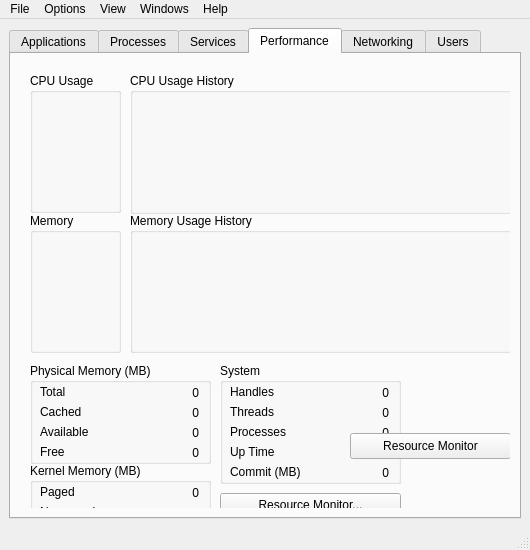
<?xml version="1.0" encoding="UTF-8"?>
<ui version="4.0">
 <class>Win7TaskManagerMainWindow</class>
 <widget class="QMainWindow" name="Win7TaskManagerMainWindow">
  <property name="geometry">
   <rect>
    <x>0</x>
    <y>0</y>
    <width>530</width>
    <height>550</height>
   </rect>
  </property>
  <property name="sizePolicy">
   <sizepolicy hsizetype="Fixed" vsizetype="Fixed">
    <horstretch>0</horstretch>
    <verstretch>0</verstretch>
   </sizepolicy>
  </property>
  <property name="minimumSize">
   <size>
    <width>530</width>
    <height>550</height>
   </size>
  </property>
  <property name="maximumSize">
   <size>
    <width>530</width>
    <height>550</height>
   </size>
  </property>
  <property name="windowTitle">
   <string>MainWindow</string>
  </property>
  <widget class="QWidget" name="centralwidget">
   <layout class="QVBoxLayout" name="verticalLayout_2">
    <item>
     <widget class="QTabWidget" name="task_manager_tab_widget">
      <property name="styleSheet">
       <string notr="true"/>
      </property>
      <property name="currentIndex">
       <number>3</number>
      </property>
      <widget class="QWidget" name="applications_tab">
       <attribute name="title">
        <string>Applications</string>
       </attribute>
       <widget class="QTableWidget" name="app_t_task_list_table">
        <property name="geometry">
         <rect>
          <x>0</x>
          <y>0</y>
          <width>510</width>
          <height>441</height>
         </rect>
        </property>
        <column>
         <property name="text">
          <string>Task</string>
         </property>
        </column>
        <column>
         <property name="text">
          <string>Status</string>
         </property>
        </column>
       </widget>
       <widget class="QPushButton" name="app_t_new_task_button">
        <property name="geometry">
         <rect>
          <x>400</x>
          <y>450</y>
          <width>111</width>
          <height>24</height>
         </rect>
        </property>
        <property name="text">
         <string>New Task...</string>
        </property>
       </widget>
       <widget class="QPushButton" name="app_t_switch_to_button">
        <property name="geometry">
         <rect>
          <x>280</x>
          <y>450</y>
          <width>111</width>
          <height>24</height>
         </rect>
        </property>
        <property name="text">
         <string>Switch To</string>
        </property>
       </widget>
       <widget class="QPushButton" name="app_t_end_task_button">
        <property name="geometry">
         <rect>
          <x>160</x>
          <y>450</y>
          <width>111</width>
          <height>24</height>
         </rect>
        </property>
        <property name="text">
         <string>End Task</string>
        </property>
       </widget>
      </widget>
      <widget class="QWidget" name="processes_tab">
       <attribute name="title">
        <string>Processes</string>
       </attribute>
       <widget class="QTableWidget" name="proc_t_proc_list_table">
        <property name="geometry">
         <rect>
          <x>0</x>
          <y>0</y>
          <width>510</width>
          <height>441</height>
         </rect>
        </property>
        <property name="selectionBehavior">
         <enum>QAbstractItemView::SelectRows</enum>
        </property>
        <column>
         <property name="text">
          <string>Image Name</string>
         </property>
        </column>
        <column>
         <property name="text">
          <string>PID</string>
         </property>
        </column>
        <column>
         <property name="text">
          <string>Username</string>
         </property>
        </column>
        <column>
         <property name="text">
          <string>CPU</string>
         </property>
        </column>
        <column>
         <property name="text">
          <string>Memory (MB)</string>
         </property>
        </column>
        <column>
         <property name="text">
          <string>Description</string>
         </property>
        </column>
       </widget>
       <widget class="QPushButton" name="proc_t_end_process_button">
        <property name="geometry">
         <rect>
          <x>400</x>
          <y>450</y>
          <width>111</width>
          <height>24</height>
         </rect>
        </property>
        <property name="text">
         <string>End Process</string>
        </property>
       </widget>
      </widget>
      <widget class="QWidget" name="services_tab">
       <attribute name="title">
        <string>Services</string>
       </attribute>
       <widget class="QTableWidget" name="svc_t_services_list_table">
        <property name="geometry">
         <rect>
          <x>0</x>
          <y>0</y>
          <width>510</width>
          <height>441</height>
         </rect>
        </property>
        <column>
         <property name="text">
          <string>Name</string>
         </property>
        </column>
        <column>
         <property name="text">
          <string>PID</string>
         </property>
        </column>
        <column>
         <property name="text">
          <string>Description</string>
         </property>
        </column>
        <column>
         <property name="text">
          <string>Status</string>
         </property>
        </column>
       </widget>
       <widget class="QPushButton" name="svc_t_services_button">
        <property name="geometry">
         <rect>
          <x>390</x>
          <y>450</y>
          <width>120</width>
          <height>24</height>
         </rect>
        </property>
        <property name="text">
         <string>Services</string>
        </property>
       </widget>
      </widget>
      <widget class="QWidget" name="performance_tab">
       <attribute name="title">
        <string>Performance</string>
       </attribute>
       <layout class="QVBoxLayout" name="verticalLayout_3">
        <item>
         <widget class="QWidget" name="perf_widget" native="true">
          <widget class="QGroupBox" name="perf_cpu_usage">
           <property name="geometry">
            <rect>
             <x>10</x>
             <y>10</y>
             <width>91</width>
             <height>140</height>
            </rect>
           </property>
           <property name="title">
            <string>CPU Usage</string>
           </property>
          </widget>
          <widget class="QGroupBox" name="perf_cpu_usage_history">
           <property name="geometry">
            <rect>
             <x>110</x>
             <y>10</y>
             <width>391</width>
             <height>141</height>
            </rect>
           </property>
           <property name="title">
            <string>CPU Usage History</string>
           </property>
           <layout class="QHBoxLayout" name="horizontalLayout"/>
          </widget>
          <widget class="QGroupBox" name="perf_mem_usage_history">
           <property name="geometry">
            <rect>
             <x>110</x>
             <y>150</y>
             <width>390</width>
             <height>140</height>
            </rect>
           </property>
           <property name="title">
            <string>Memory Usage History</string>
           </property>
          </widget>
          <widget class="QGroupBox" name="perf_physical_mem">
           <property name="geometry">
            <rect>
             <x>10</x>
             <y>300</y>
             <width>181</width>
             <height>101</height>
            </rect>
           </property>
           <property name="title">
            <string>Physical Memory (MB)</string>
           </property>
           <widget class="QLabel" name="perf_physical_mem_total_label">
            <property name="geometry">
             <rect>
              <x>10</x>
              <y>20</y>
              <width>49</width>
              <height>17</height>
             </rect>
            </property>
            <property name="text">
             <string>Total</string>
            </property>
           </widget>
           <widget class="QLabel" name="perf_physical_mem_total_value">
            <property name="geometry">
             <rect>
              <x>78</x>
              <y>20</y>
              <width>91</width>
              <height>20</height>
             </rect>
            </property>
            <property name="text">
             <string>0</string>
            </property>
            <property name="alignment">
             <set>Qt::AlignRight|Qt::AlignTrailing|Qt::AlignVCenter</set>
            </property>
           </widget>
           <widget class="QLabel" name="perf_physical_mem_cached_label">
            <property name="geometry">
             <rect>
              <x>10</x>
              <y>40</y>
              <width>49</width>
              <height>17</height>
             </rect>
            </property>
            <property name="text">
             <string>Cached</string>
            </property>
           </widget>
           <widget class="QLabel" name="perf_physical_mem_cached_value">
            <property name="geometry">
             <rect>
              <x>78</x>
              <y>40</y>
              <width>91</width>
              <height>20</height>
             </rect>
            </property>
            <property name="text">
             <string>0</string>
            </property>
            <property name="alignment">
             <set>Qt::AlignRight|Qt::AlignTrailing|Qt::AlignVCenter</set>
            </property>
           </widget>
           <widget class="QLabel" name="perf_physical_mem_available_value">
            <property name="geometry">
             <rect>
              <x>78</x>
              <y>60</y>
              <width>91</width>
              <height>20</height>
             </rect>
            </property>
            <property name="text">
             <string>0</string>
            </property>
            <property name="alignment">
             <set>Qt::AlignRight|Qt::AlignTrailing|Qt::AlignVCenter</set>
            </property>
           </widget>
           <widget class="QLabel" name="perf_physical_mem_available_label">
            <property name="geometry">
             <rect>
              <x>10</x>
              <y>60</y>
              <width>49</width>
              <height>17</height>
             </rect>
            </property>
            <property name="text">
             <string>Available</string>
            </property>
           </widget>
           <widget class="QLabel" name="perf_physical_mem_free_value">
            <property name="geometry">
             <rect>
              <x>78</x>
              <y>80</y>
              <width>91</width>
              <height>20</height>
             </rect>
            </property>
            <property name="text">
             <string>0</string>
            </property>
            <property name="alignment">
             <set>Qt::AlignRight|Qt::AlignTrailing|Qt::AlignVCenter</set>
            </property>
           </widget>
           <widget class="QLabel" name="perf_physical_mem_free_label">
            <property name="geometry">
             <rect>
              <x>10</x>
              <y>80</y>
              <width>49</width>
              <height>17</height>
             </rect>
            </property>
            <property name="text">
             <string>Free</string>
            </property>
           </widget>
          </widget>
          <widget class="QGroupBox" name="perf_system">
           <property name="geometry">
            <rect>
             <x>200</x>
             <y>300</y>
             <width>181</width>
             <height>121</height>
            </rect>
           </property>
           <property name="title">
            <string>System</string>
           </property>
           <widget class="QLabel" name="perf_system_handles_value">
            <property name="geometry">
             <rect>
              <x>78</x>
              <y>20</y>
              <width>91</width>
              <height>20</height>
             </rect>
            </property>
            <property name="text">
             <string>0</string>
            </property>
            <property name="alignment">
             <set>Qt::AlignRight|Qt::AlignTrailing|Qt::AlignVCenter</set>
            </property>
           </widget>
           <widget class="QLabel" name="perf_system_handles_label">
            <property name="geometry">
             <rect>
              <x>10</x>
              <y>20</y>
              <width>49</width>
              <height>17</height>
             </rect>
            </property>
            <property name="text">
             <string>Handles</string>
            </property>
           </widget>
           <widget class="QLabel" name="perf_system_threads_value">
            <property name="geometry">
             <rect>
              <x>78</x>
              <y>40</y>
              <width>91</width>
              <height>20</height>
             </rect>
            </property>
            <property name="text">
             <string>0</string>
            </property>
            <property name="alignment">
             <set>Qt::AlignRight|Qt::AlignTrailing|Qt::AlignVCenter</set>
            </property>
           </widget>
           <widget class="QLabel" name="perf_system_threads_label">
            <property name="geometry">
             <rect>
              <x>10</x>
              <y>40</y>
              <width>61</width>
              <height>17</height>
             </rect>
            </property>
            <property name="text">
             <string>Threads</string>
            </property>
           </widget>
           <widget class="QLabel" name="perf_system_processes_value">
            <property name="geometry">
             <rect>
              <x>78</x>
              <y>60</y>
              <width>91</width>
              <height>20</height>
             </rect>
            </property>
            <property name="text">
             <string>0</string>
            </property>
            <property name="alignment">
             <set>Qt::AlignRight|Qt::AlignTrailing|Qt::AlignVCenter</set>
            </property>
           </widget>
           <widget class="QLabel" name="perf_system_processes_label">
            <property name="geometry">
             <rect>
              <x>10</x>
              <y>60</y>
              <width>61</width>
              <height>17</height>
             </rect>
            </property>
            <property name="text">
             <string>Processes</string>
            </property>
           </widget>
           <widget class="QLabel" name="perf_system_up_time_value">
            <property name="geometry">
             <rect>
              <x>78</x>
              <y>80</y>
              <width>91</width>
              <height>20</height>
             </rect>
            </property>
            <property name="text">
             <string>0</string>
            </property>
            <property name="alignment">
             <set>Qt::AlignRight|Qt::AlignTrailing|Qt::AlignVCenter</set>
            </property>
           </widget>
           <widget class="QLabel" name="perf_system_up_time_label">
            <property name="geometry">
             <rect>
              <x>10</x>
              <y>80</y>
              <width>49</width>
              <height>17</height>
             </rect>
            </property>
            <property name="text">
             <string>Up Time</string>
            </property>
           </widget>
           <widget class="QLabel" name="perf_system_commit_value">
            <property name="geometry">
             <rect>
              <x>98</x>
              <y>100</y>
              <width>71</width>
              <height>20</height>
             </rect>
            </property>
            <property name="text">
             <string>0</string>
            </property>
            <property name="alignment">
             <set>Qt::AlignRight|Qt::AlignTrailing|Qt::AlignVCenter</set>
            </property>
           </widget>
           <widget class="QLabel" name="perf_system_commit_label">
            <property name="geometry">
             <rect>
              <x>10</x>
              <y>100</y>
              <width>81</width>
              <height>17</height>
             </rect>
            </property>
            <property name="text">
             <string>Commit (MB)</string>
            </property>
           </widget>
          </widget>
          <widget class="QGroupBox" name="perf_kernel_memory">
           <property name="geometry">
            <rect>
             <x>10</x>
             <y>400</y>
             <width>181</width>
             <height>61</height>
            </rect>
           </property>
           <property name="title">
            <string>Kernel Memory (MB)</string>
           </property>
           <widget class="QLabel" name="perf_kernel_mem_paged_value">
            <property name="geometry">
             <rect>
              <x>78</x>
              <y>20</y>
              <width>91</width>
              <height>20</height>
             </rect>
            </property>
            <property name="text">
             <string>0</string>
            </property>
            <property name="alignment">
             <set>Qt::AlignRight|Qt::AlignTrailing|Qt::AlignVCenter</set>
            </property>
           </widget>
           <widget class="QLabel" name="perf_kernel_mem_paged_label">
            <property name="geometry">
             <rect>
              <x>10</x>
              <y>20</y>
              <width>49</width>
              <height>17</height>
             </rect>
            </property>
            <property name="text">
             <string>Paged</string>
            </property>
           </widget>
           <widget class="QLabel" name="perf_kernel_mem_non_paged_value">
            <property name="geometry">
             <rect>
              <x>78</x>
              <y>40</y>
              <width>91</width>
              <height>20</height>
             </rect>
            </property>
            <property name="text">
             <string>0</string>
            </property>
            <property name="alignment">
             <set>Qt::AlignRight|Qt::AlignTrailing|Qt::AlignVCenter</set>
            </property>
           </widget>
           <widget class="QLabel" name="perf_kernel_mem_non_paged_label">
            <property name="geometry">
             <rect>
              <x>10</x>
              <y>40</y>
              <width>61</width>
              <height>17</height>
             </rect>
            </property>
            <property name="text">
             <string>Nonpaged</string>
            </property>
           </widget>
          </widget>
          <widget class="QGroupBox" name="perf_mem_usage">
           <property name="geometry">
            <rect>
             <x>10</x>
             <y>150</y>
             <width>91</width>
             <height>140</height>
            </rect>
           </property>
           <property name="title">
            <string>Memory</string>
           </property>
          </widget>
          <widget class="QPushButton" name="perf_resource_monitor_button">
           <property name="geometry">
            <rect>
             <x>200</x>
             <y>430</y>
             <width>181</width>
             <height>24</height>
            </rect>
           </property>
           <property name="styleSheet">
            <string notr="true">QPushButton {
	qproperty-icon: url(&quot;/home/test/Documents/Classic Windows Task Manager/resources/uac256.png&quot;);
}</string>
           </property>
           <property name="text">
            <string>Resource Monitor...</string>
           </property>
           <property name="icon">
            <iconset>
             <normaloff>../resources/app_icons/uac256.png</normaloff>../resources/app_icons/uac256.png</iconset>
           </property>
          </widget>
          <widget class="QToolButton" name="toolButton">
           <property name="geometry">
            <rect>
             <x>330</x>
             <y>370</y>
             <width>161</width>
             <height>26</height>
            </rect>
           </property>
           <property name="text">
            <string>Resource Monitor</string>
           </property>
           <property name="icon">
            <iconset>
             <normaloff>../resources/app_icons/uac256.png</normaloff>../resources/app_icons/uac256.png</iconset>
           </property>
           <property name="toolButtonStyle">
            <enum>Qt::ToolButtonTextBesideIcon</enum>
           </property>
           <property name="arrowType">
            <enum>Qt::NoArrow</enum>
           </property>
          </widget>
         </widget>
        </item>
       </layout>
      </widget>
      <widget class="QWidget" name="networking_tab">
       <attribute name="title">
        <string>Networking</string>
       </attribute>
       <widget class="QTableWidget" name="net_t_network_list_table">
        <property name="geometry">
         <rect>
          <x>0</x>
          <y>350</y>
          <width>510</width>
          <height>121</height>
         </rect>
        </property>
        <column>
         <property name="text">
          <string>Adapter Name</string>
         </property>
        </column>
        <column>
         <property name="text">
          <string>Network Utilization</string>
         </property>
        </column>
        <column>
         <property name="text">
          <string>Link Speed</string>
         </property>
        </column>
        <column>
         <property name="text">
          <string>State</string>
         </property>
        </column>
       </widget>
       <widget class="QWidget" name="verticalLayoutWidget">
        <property name="geometry">
         <rect>
          <x>0</x>
          <y>0</y>
          <width>511</width>
          <height>341</height>
         </rect>
        </property>
        <layout class="QVBoxLayout" name="net_t_vbox_layout"/>
       </widget>
      </widget>
      <widget class="QWidget" name="users_tab">
       <attribute name="title">
        <string>Users</string>
       </attribute>
       <widget class="QTableWidget" name="users_t_users_list_table">
        <property name="geometry">
         <rect>
          <x>0</x>
          <y>0</y>
          <width>510</width>
          <height>441</height>
         </rect>
        </property>
        <column>
         <property name="text">
          <string>User</string>
         </property>
        </column>
        <column>
         <property name="text">
          <string>ID</string>
         </property>
        </column>
        <column>
         <property name="text">
          <string>Status</string>
         </property>
        </column>
        <column>
         <property name="text">
          <string>Client Name</string>
         </property>
        </column>
        <column>
         <property name="text">
          <string>Session</string>
         </property>
        </column>
       </widget>
       <widget class="QPushButton" name="users_t_send_message_button">
        <property name="geometry">
         <rect>
          <x>400</x>
          <y>450</y>
          <width>111</width>
          <height>24</height>
         </rect>
        </property>
        <property name="text">
         <string>Send Message...</string>
        </property>
       </widget>
       <widget class="QPushButton" name="users_t_logoff_button">
        <property name="geometry">
         <rect>
          <x>280</x>
          <y>450</y>
          <width>111</width>
          <height>24</height>
         </rect>
        </property>
        <property name="text">
         <string>Logoff</string>
        </property>
       </widget>
       <widget class="QPushButton" name="users_t_disconnect_button">
        <property name="geometry">
         <rect>
          <x>160</x>
          <y>450</y>
          <width>111</width>
          <height>24</height>
         </rect>
        </property>
        <property name="text">
         <string>Disconnect</string>
        </property>
       </widget>
      </widget>
     </widget>
    </item>
   </layout>
  </widget>
  <widget class="QMenuBar" name="menubar">
   <property name="geometry">
    <rect>
     <x>0</x>
     <y>0</y>
     <width>530</width>
     <height>22</height>
    </rect>
   </property>
   <widget class="QMenu" name="task_manager_file_menu">
    <property name="title">
     <string>File</string>
    </property>
    <addaction name="separator"/>
    <addaction name="tm_file_menu_new_task_run"/>
    <addaction name="separator"/>
    <addaction name="tm_file_menu_exit_task_manager"/>
   </widget>
   <widget class="QMenu" name="task_manager_options_menu">
    <property name="title">
     <string>Options</string>
    </property>
    <addaction name="tm_options_menu_always_on_top"/>
    <addaction name="tm_options_menu_minimize_on_use"/>
    <addaction name="tm_options_menu_hide_when_minimized"/>
    <addaction name="separator"/>
    <addaction name="tm_options_menu_show_scale"/>
    <addaction name="tm_options_menu_show_full_account_name"/>
   </widget>
   <widget class="QMenu" name="task_manager_view_menu">
    <property name="title">
     <string>View</string>
    </property>
    <widget class="QMenu" name="tm_view_menu_menu_update_speed">
     <property name="title">
      <string>Update Speed</string>
     </property>
     <addaction name="tm_view_menu_us_menu_high"/>
     <addaction name="tm_view_menu_us_menu_normal"/>
     <addaction name="tm_view_menu_us_menu_low"/>
     <addaction name="tm_view_menu_us_menu_paused"/>
    </widget>
    <widget class="QMenu" name="tm_view_menu_menu_cpu_history">
     <property name="title">
      <string>CPU History</string>
     </property>
     <addaction name="tm_view_menu_cpu_one_graph_all_cpus"/>
     <addaction name="tm_view_menu_cpu_one_graph_per_cpu"/>
    </widget>
    <widget class="QMenu" name="tm_view_menu_network_adapter_history">
     <property name="title">
      <string>Network Adapter History</string>
     </property>
     <addaction name="tm_view_menu_nas_bytes_sent"/>
     <addaction name="tm_view_menu_nas_bytes_received"/>
     <addaction name="tm_view_menu_nas_bytes_total"/>
    </widget>
    <addaction name="tm_view_menu_refresh_now"/>
    <addaction name="tm_view_menu_menu_update_speed"/>
    <addaction name="separator"/>
    <addaction name="tm_view_menu_select_columns"/>
    <addaction name="tm_view_menu_menu_cpu_history"/>
    <addaction name="tm_view_menu_show_kernel_times"/>
    <addaction name="separator"/>
    <addaction name="tm_view_menu_network_adapter_history"/>
   </widget>
   <widget class="QMenu" name="task_manager_windows_menu">
    <property name="title">
     <string>Windows</string>
    </property>
    <addaction name="tm_windows_menu_tile_horizontally"/>
    <addaction name="tm_windows_menu_tile_vertically"/>
    <addaction name="tm_windows_menu_maximize"/>
    <addaction name="tm_windows_menu_minimize"/>
    <addaction name="tm_windows_menu_cascade"/>
    <addaction name="tm_windows_menu_bring_to_front"/>
   </widget>
   <widget class="QMenu" name="task_manager_help_menu">
    <property name="title">
     <string>Help</string>
    </property>
    <addaction name="tm_help_menu_task_manager_help_topics"/>
    <addaction name="separator"/>
    <addaction name="tm_help_menu_about_task_manager"/>
   </widget>
   <addaction name="task_manager_file_menu"/>
   <addaction name="task_manager_options_menu"/>
   <addaction name="task_manager_view_menu"/>
   <addaction name="task_manager_windows_menu"/>
   <addaction name="task_manager_help_menu"/>
  </widget>
  <widget class="QStatusBar" name="statusbar"/>
  <action name="tm_file_menu_new_task_run">
   <property name="text">
    <string>New Task (Run...)</string>
   </property>
  </action>
  <action name="tm_file_menu_exit_task_manager">
   <property name="text">
    <string>Exit Task Manager</string>
   </property>
  </action>
  <action name="tm_options_menu_always_on_top">
   <property name="checkable">
    <bool>true</bool>
   </property>
   <property name="text">
    <string>Always On Top</string>
   </property>
  </action>
  <action name="tm_options_menu_minimize_on_use">
   <property name="checkable">
    <bool>true</bool>
   </property>
   <property name="text">
    <string>Minimize On Use</string>
   </property>
  </action>
  <action name="tm_options_menu_hide_when_minimized">
   <property name="checkable">
    <bool>true</bool>
   </property>
   <property name="text">
    <string>Hide When Minimized</string>
   </property>
  </action>
  <action name="tm_view_menu_refresh_now">
   <property name="text">
    <string>Refresh Now</string>
   </property>
   <property name="shortcut">
    <string>Ctrl+Shift+V</string>
   </property>
  </action>
  <action name="tm_view_menu_us_menu_high">
   <property name="checkable">
    <bool>true</bool>
   </property>
   <property name="text">
    <string>High</string>
   </property>
  </action>
  <action name="tm_view_menu_us_menu_normal">
   <property name="checkable">
    <bool>true</bool>
   </property>
   <property name="text">
    <string>Normal</string>
   </property>
  </action>
  <action name="tm_view_menu_us_menu_low">
   <property name="checkable">
    <bool>true</bool>
   </property>
   <property name="text">
    <string>Low</string>
   </property>
  </action>
  <action name="tm_view_menu_us_menu_paused">
   <property name="checkable">
    <bool>true</bool>
   </property>
   <property name="text">
    <string>Paused</string>
   </property>
  </action>
  <action name="tm_view_menu_select_columns">
   <property name="text">
    <string>Select Columns...</string>
   </property>
  </action>
  <action name="tm_windows_menu_tile_horizontally">
   <property name="text">
    <string>Tile Horizontally</string>
   </property>
  </action>
  <action name="tm_windows_menu_tile_vertically">
   <property name="text">
    <string>Tile Vertically</string>
   </property>
  </action>
  <action name="tm_windows_menu_maximize">
   <property name="text">
    <string>Minimize</string>
   </property>
  </action>
  <action name="tm_windows_menu_minimize">
   <property name="text">
    <string>Maximize</string>
   </property>
  </action>
  <action name="tm_windows_menu_cascade">
   <property name="text">
    <string>Cascade</string>
   </property>
  </action>
  <action name="tm_windows_menu_bring_to_front">
   <property name="text">
    <string>Bring To Front</string>
   </property>
  </action>
  <action name="tm_help_menu_task_manager_help_topics">
   <property name="text">
    <string>Task Manager Help Topics</string>
   </property>
  </action>
  <action name="tm_help_menu_about_task_manager">
   <property name="text">
    <string>About Task Manager</string>
   </property>
  </action>
  <action name="tm_view_menu_show_kernel_times">
   <property name="text">
    <string>Show Kernel Times</string>
   </property>
  </action>
  <action name="tm_view_menu_cpu_one_graph_all_cpus">
   <property name="text">
    <string>One Graph, All CPUs</string>
   </property>
  </action>
  <action name="tm_view_menu_cpu_one_graph_per_cpu">
   <property name="text">
    <string>One Graph, Per CPU</string>
   </property>
  </action>
  <action name="tm_view_menu_nas_bytes_sent">
   <property name="checkable">
    <bool>true</bool>
   </property>
   <property name="text">
    <string>Bytes Sent</string>
   </property>
  </action>
  <action name="tm_view_menu_nas_bytes_received">
   <property name="checkable">
    <bool>true</bool>
   </property>
   <property name="text">
    <string>Bytes Received</string>
   </property>
  </action>
  <action name="tm_view_menu_nas_bytes_total">
   <property name="checkable">
    <bool>true</bool>
   </property>
   <property name="text">
    <string>Bytes Total</string>
   </property>
  </action>
  <action name="actionAuto_Scale">
   <property name="checkable">
    <bool>true</bool>
   </property>
   <property name="text">
    <string>Auto Scale</string>
   </property>
  </action>
  <action name="tm_options_menu_show_full_account_name">
   <property name="checkable">
    <bool>true</bool>
   </property>
   <property name="text">
    <string>Show Full Account Name</string>
   </property>
  </action>
  <action name="tm_options_menu_show_scale">
   <property name="checkable">
    <bool>true</bool>
   </property>
   <property name="text">
    <string>Show Scale</string>
   </property>
  </action>
 </widget>
 <resources/>
 <connections/>
</ui>
